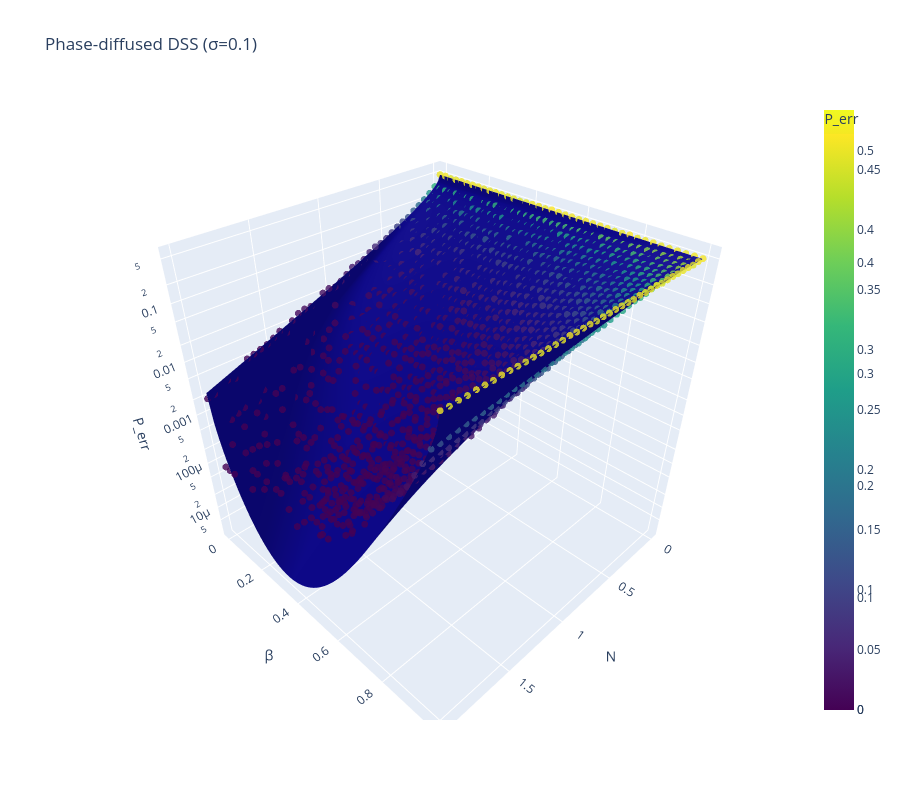

The notebook cell saved with this chart:
### Code cell
# Flatten grid for scatter points
N_grid, beta_grid = np.meshgrid(N_dss, beta_dss, indexing="ij")

fig = go.Figure()

pars, pcov = curve_fit(
    model_dss_phase,
    (N_grid.ravel(), beta_grid.ravel()),
    p_err_dss.ravel(),
    p0=[1,1,1]
)

N_fit = np.linspace(N_dss.min(), N_dss.max(), 100)
beta_fit = np.linspace(beta_dss.min(), beta_dss.max(), 100)

N_fit_grid, beta_fit_grid = np.meshgrid(N_fit, beta_fit, indexing="ij")

P_fit = model_dss_phase(
    (N_fit_grid.ravel(), beta_fit_grid.ravel()),
    *pars
).reshape(N_fit_grid.shape)

fig.add_trace(go.Surface(
    x=N_fit_grid,
    y=beta_fit_grid,
    z=P_fit
))


fig.add_trace(
    go.Scatter3d(x=N_grid.ravel(), 
                y=beta_grid.ravel(), 
                z=p_err_dss.ravel(), 
                mode="markers", 
                marker=dict(size=4,color=p_err_dss.ravel(),
                colorscale="Viridis", colorbar=dict(title=r"P_err"), opacity=0.8), name="Simulation"
                ))


fig.update_layout(
    title=rf"Phase-diffused DSS (σ={sigma_dss})", 
    scene=dict(xaxis_title="N", yaxis_title=r"β", 
               zaxis=dict(title="P_err", type='log'),
               aspectmode="cube"), 
               width=900, height=800)


fig.show()

### Figure 1 — Plotly figure (JSON) as saved in the notebook; plotly's stock layout.template omitted (floating-point values rounded to 4 significant figures; data arrays with more than 128 entries replaced by an {"elided": "..."} marker saying what was removed)
{"data": [{"type": "surface", "x": {"elided": "100x100 float values"}, "y": {"elided": "100x100 float values"}, "z": {"elided": "100x100 float values"}}, {"marker": {"color": {"elided": "1600 float values"}, "colorbar": {"title": {"text": "P_err"}}, "colorscale": [[0, "#440154"], [0.1111, "#482878"], [0.2222, "#3e4989"], [0.3333, "#31688e"], [0.4444, "#26828e"], [0.5556, "#1f9e89"], [0.6667, "#35b779"], [0.7778, "#6ece58"], [0.8889, "#b5de2b"], [1, "#fde725"]], "opacity": 0.8, "size": 4}, "mode": "markers", "name": "Simulation", "type": "scatter3d", "x": {"elided": "1600 float values"}, "y": {"elided": "1600 float values"}, "z": {"elided": "1600 float values"}}], "layout": {"height": 800, "scene": {"aspectmode": "cube", "xaxis": {"title": {"text": "N"}}, "yaxis": {"title": {"text": "β"}}, "zaxis": {"title": {"text": "P_err"}, "type": "log"}}, "title": {"text": "Phase-diffused DSS (σ=0.1)"}, "width": 900}}
